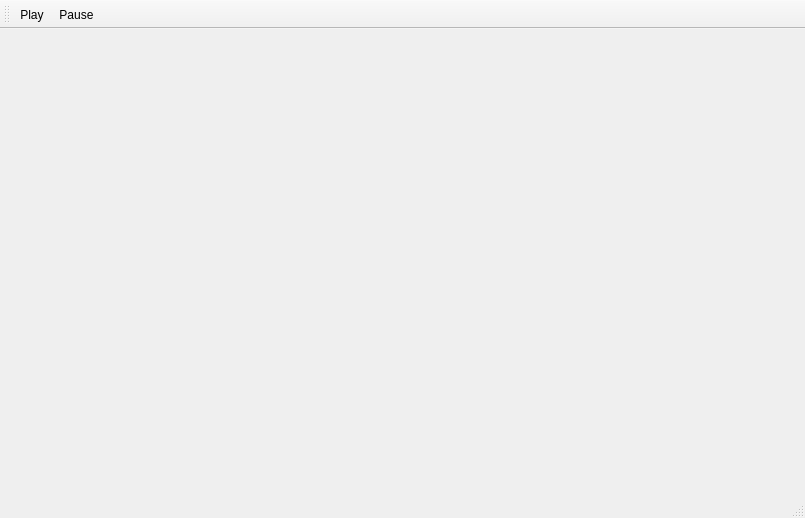
<?xml version="1.0" encoding="UTF-8"?>
<ui version="4.0">
 <class>SickGUIClass</class>
 <widget class="QMainWindow" name="SickGUIClass">
  <property name="geometry">
   <rect>
    <x>0</x>
    <y>0</y>
    <width>805</width>
    <height>518</height>
   </rect>
  </property>
  <property name="windowTitle">
   <string>SickGUI</string>
  </property>
  <widget class="QWidget" name="centralWidget">
   <layout class="QGridLayout" name="gridLayout"/>
  </widget>
  <widget class="QToolBar" name="toolBar">
   <property name="windowTitle">
    <string>toolBar</string>
   </property>
   <attribute name="toolBarArea">
    <enum>TopToolBarArea</enum>
   </attribute>
   <attribute name="toolBarBreak">
    <bool>false</bool>
   </attribute>
   <addaction name="actionPlay"/>
   <addaction name="actionPause"/>
  </widget>
  <widget class="QStatusBar" name="statusBar"/>
  <action name="actionPlay">
   <property name="icon">
    <iconset resource="SickGUI.qrc">
     <normaloff>:/SickGUI/icons/play_arrow_FILL0_wght400_GRAD0_opsz40.png</normaloff>:/SickGUI/icons/play_arrow_FILL0_wght400_GRAD0_opsz40.png</iconset>
   </property>
   <property name="text">
    <string>Play</string>
   </property>
   <property name="toolTip">
    <string>Play</string>
   </property>
   <property name="menuRole">
    <enum>QAction::NoRole</enum>
   </property>
  </action>
  <action name="actionPause">
   <property name="icon">
    <iconset resource="SickGUI.qrc">
     <normaloff>:/SickGUI/icons/pause_FILL0_wght400_GRAD0_opsz40.png</normaloff>:/SickGUI/icons/pause_FILL0_wght400_GRAD0_opsz40.png</iconset>
   </property>
   <property name="text">
    <string>Pause</string>
   </property>
   <property name="toolTip">
    <string>Pause</string>
   </property>
   <property name="menuRole">
    <enum>QAction::NoRole</enum>
   </property>
  </action>
 </widget>
 <layoutdefault spacing="6" margin="11"/>
 <resources>
  <include location="SickGUI.qrc"/>
 </resources>
 <connections>
  <connection>
   <sender>actionPlay</sender>
   <signal>triggered()</signal>
   <receiver>SickGUIClass</receiver>
   <slot>playVideo()</slot>
   <hints>
    <hint type="sourcelabel">
     <x>-1</x>
     <y>-1</y>
    </hint>
    <hint type="destinationlabel">
     <x>310</x>
     <y>235</y>
    </hint>
   </hints>
  </connection>
  <connection>
   <sender>actionPause</sender>
   <signal>triggered()</signal>
   <receiver>SickGUIClass</receiver>
   <slot>pauseVideo()</slot>
   <hints>
    <hint type="sourcelabel">
     <x>-1</x>
     <y>-1</y>
    </hint>
    <hint type="destinationlabel">
     <x>310</x>
     <y>235</y>
    </hint>
   </hints>
  </connection>
 </connections>
 <slots>
  <slot>testButtonClick()</slot>
  <slot>playVideo()</slot>
  <slot>pauseVideo()</slot>
  <slot>selectDepth()</slot>
  <slot>selectIntensity()</slot>
  <slot>selectState()</slot>
  <slot>openStreamSettingsDialog()</slot>
 </slots>
</ui>
